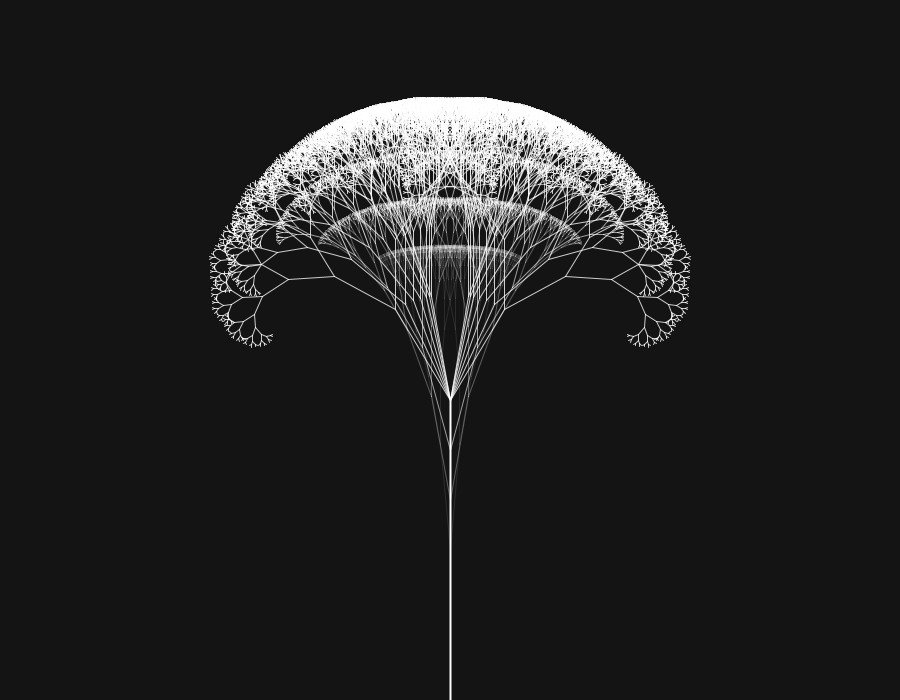
Frame 1 (no input)
Frame 2 (the mouse pressed at the canvas centre, redrawn once): identical to frame 1, image omitted

The Processing sketch that drew this single still picture (run headless with seeded random() and noise(); the mouse was pressed at the canvas centre and the sketch redrawn once):

// Processing sketch: tree
// ── tree.pde
float theta, a;   

void setup() {
  size(900, 700);
  background(20);
}

void draw() {
  background(20);
  frameRate(30);
  stroke(255);
  // Let's pick an angle 0 to 90 degrees based on the mouse position
  //float a = (mouseX / (float) width) * 90f;
  // Start the tree from the bottom of the screen
  translate(width/2, height);
  // Draw a line 120 pixels
  strokeWeight(2);
  line(0, 0, 0, -300);
  strokeWeight(1);
  
  // 1
  translate(0, -300); 
  a = 10;
  for (int i = 0; i < 7; i++) {
    a += i; 
    theta = radians(a); 
    stroke(255, 200); 
    branch(160);
  }
  // 2
  a = 15; 
  theta = radians(a); 
  stroke(255, 150); 
  translate(0, 50); 
  branch(160); 
  // 3
  a = 10; 
  theta = radians(a); 
  stroke(255, 80); 
  translate(0, 50); 
  branch(160); 
  // 4
  a = 5; 
  theta = radians(a); 
  stroke(255, 25); 
  translate(0, 50); 
  branch(160);
  
  noLoop();
}

void branch(float h) {
  // Each branch will be 2/3rds the size of the previous one
  h *= 0.66; 

    // All recursive functions must have an exit condition!!!!
    // Here, ours is when the length of the branch is 2 pixels or less
    if (h > 2) {
    pushMatrix(); // Save the current state of transformation (i.e. where are we now)
      rotate(theta); // Rotate by theta
      line(0, 0, 0, -h); // Draw the branch
      translate(0, -h); // Move to the end of the branch
      branch(h); // Ok, now call myself to draw two new branches!!
      popMatrix(); // Whenever we get back here, we "pop" in order to restore the previous matrix state

      // Repeat the same thing, only branch off to the "left" this time!
      pushMatrix(); 
      rotate(-theta); 
      line(0, 0, 0, -h); 
      translate(0, -h); 
      branch(h); 
      popMatrix();
  }
}
